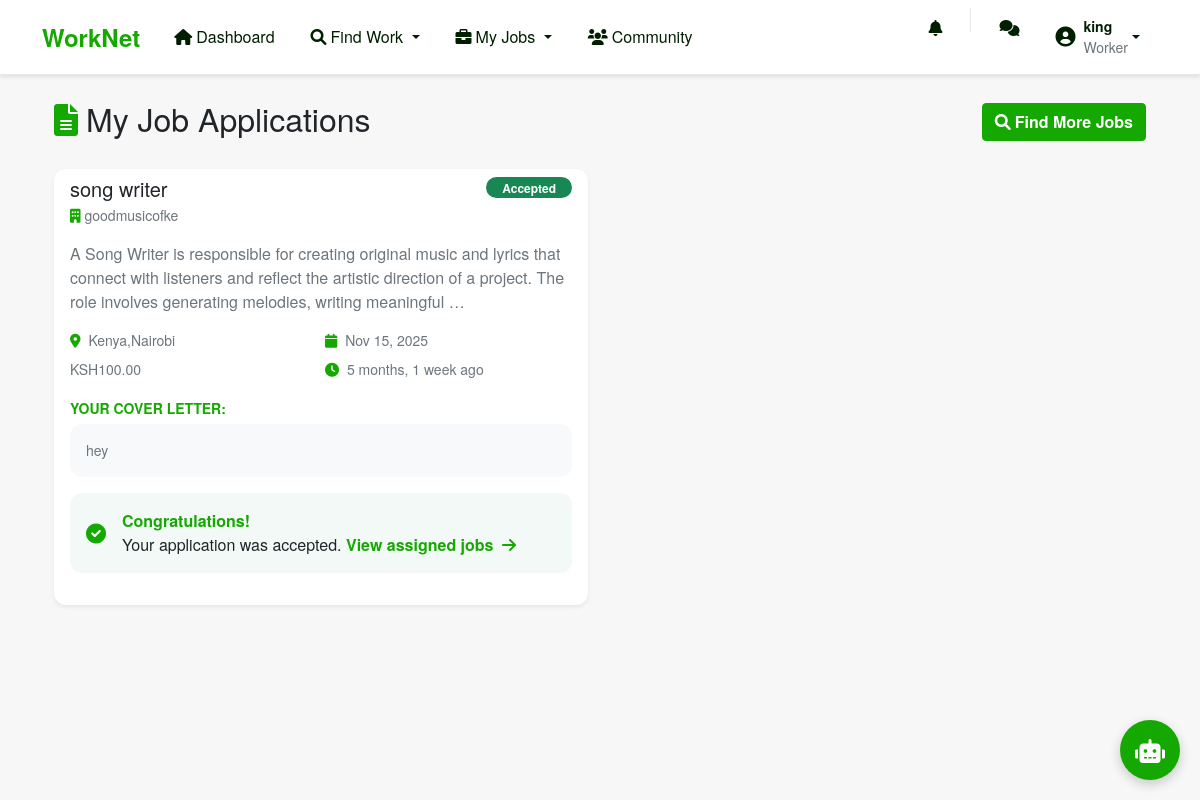
The app's page /jobs/my-applications/ (signed in) with its own data.
### matcher/models.py (models this page shows, shortened)
class WorkerProfile(models.Model):
    USER_TYPES = (
        ('worker', 'Worker'),
        ('employer', 'Employer'),
        ('admin', 'Admin'),
    )
    user = models.OneToOneField(User, on_delete=models.CASCADE)
    user_type = models.CharField(max_length=10, choices=USER_TYPES, default='worker')
    bio = models.TextField(blank=True, default='')
    location = models.CharField(max_length=255, default='Unknown')
    latitude = models.FloatField(null=True, blank=True)
    longitude = models.FloatField(null=True, blank=True)
    skills_description = models.TextField(blank=True, default='')
    extracted_skills = models.ManyToManyField(Skill, through='WorkerSkill', blank=True)
    hourly_rate = models.DecimalField(max_digits=8, decimal_places=2, null=True, blank=True)
    is_approved = models.BooleanField(default=False)
    reliability_score = models.FloatField(default=3.0, validators=[MinValueValidator(0.0), MaxValueValidator(5.0)])
    created_at = models.DateTimeField(auto_now_add=True)
    updated_at = models.DateTimeField(auto_now=True)

class JobApplication(models.Model):
    APPLICATION_STATUS = (
        ('pending', 'Pending'),
        ('accepted', 'Accepted'),
        ('rejected', 'Rejected'),
        ('withdrawn', 'Withdrawn'),
    )
    job = models.ForeignKey(JobRequest, on_delete=models.CASCADE)
    worker = models.ForeignKey(WorkerProfile, on_delete=models.CASCADE)
    status = models.CharField(max_length=20, choices=APPLICATION_STATUS, default='pending')
    cover_letter = models.TextField(blank=True)
    proposed_rate = models.DecimalField(max_digits=8, decimal_places=2, null=True, blank=True)
    applied_at = models.DateTimeField(auto_now_add=True)
    class Meta:
        unique_together = ['job', 'worker']

class JobRequest(models.Model):
    JOB_STATUS = (
        ('open', 'Open'),
        ('in_progress', 'In Progress'),
        ('completed', 'Completed'),
        ('cancelled', 'Cancelled'),
    )
    employer = models.ForeignKey(WorkerProfile, on_delete=models.CASCADE, limit_choices_to={'user_type': 'employer'})
    title = models.CharField(max_length=200)
    description = models.TextField()
    required_skills = models.ManyToManyField(Skill)
    location = models.CharField(max_length=255)
    latitude = models.FloatField(null=True, blank=True)
    longitude = models.FloatField(null=True, blank=True)
    budget = models.DecimalField(max_digits=10, decimal_places=2, null=True, blank=True)
    status = models.CharField(max_length=20, choices=JOB_STATUS, default='open')
    assigned_worker = models.ForeignKey(WorkerProfile, on_delete=models.SET_NULL, null=True, blank=True, related_name='assigned_jobs')
    worker_completion_date = models.DateTimeField(null=True, blank=True)
    employer_approval_date = models.DateTimeField(null=True, blank=True)
    worker_signature = models.TextField(blank=True)
    employer_signature = models.TextField(blank=True)
    completed_successfully = models.BooleanField(default=False)
    created_at = models.DateTimeField(auto_now_add=True)
    updated_at = models.DateTimeField(auto_now=True)

### matcher/views.py (the view)
# urls.py: path('jobs/my-applications/', views.my_applications, name='my_applications'),
@login_required
def my_applications(request):
    if request.user.workerprofile.user_type != 'worker':
        messages.error(request, 'This page is only available for workers.')
        return redirect('dashboard')
    worker = request.user.workerprofile
    applications = JobApplication.objects.filter(worker=worker).select_related('job', 'job__employer__user').order_by('-applied_at')
    return render(request, 'jobs/my_applications.html', {
        'applications': applications
    })

### matcher/templates/jobs/my_applications.html (shortened to what this page needs)
{% extends 'base.html' %}
{% block content %}
<div class="container mt-4">
    <div class="d-flex justify-content-between align-items-center mb-4">
        <h2 class="text-dark">
            <i class="fas fa-file-alt me-2 text-success"></i>My Job Applications
        </h2>
        <a href="{% url 'job_search' %}" class="btn btn-success">
            <i class="fas fa-search me-1"></i>Find More Jobs
        </a>
    </div>
    {% if applications %}
        <div class="row">
            {% for application in applications %}
            <div class="col-md-6 mb-4">
                <div class="card shadow-sm border-0 rounded-3 h-100">
                    <div class="card-header bg-transparent border-0 pb-0">
                        <div class="d-flex justify-content-between align-items-start">
                            <h5 class="card-title text-dark mb-1">
                                <a href="{% url 'job_detail' application.job.id %}" class="text-decoration-none text-dark">
                                    {{ application.job.title }}
                                </a>
                            </h5>
                            <span class="badge
                                {% if application.status == 'accepted' %}bg-success
                                {% elif application.status == 'rejected' %}bg-danger
                                {% else %}bg-warning text-dark{% endif %} rounded-pill px-3">
                                {{ application.status|title }}
                            </span>
                        </div>
                        <p class="text-muted small mb-2">
                            <i class="fas fa-building me-1 text-success"></i>{{ application.job.employer.user.username }}
                        </p>
                    </div>
                    <div class="card-body pt-2">
                        <p class="card-text text-muted mb-3">
                            {{ application.job.description|truncatewords:30 }}
                        </p>
                        <div class="row g-2 small text-muted mb-3">
                            <div class="col-6">
                                <i class="fas fa-map-marker-alt me-1 text-success"></i>
                                {{ application.job.location }}
                            </div>
                            <div class="col-6">
                                <i class="fas fa-calendar me-1 text-success"></i>
                                {{ application.applied_at|date:"M d, Y" }}
                            </div>
                            <div class="col-6">
                                KSH{{ application.job.budget }}
                            </div>
                            <div class="col-6">
                                <i class="fas fa-clock me-1 text-success"></i>
                                {{ application.applied_at|timesince }} ago
                            </div>
                        </div>
                        {% if application.cover_letter %}
                        <div class="mb-3">
                            <strong class="text-success small">YOUR COVER LETTER:</strong>
                            <div class="bg-light rounded-3 p-3 mt-1">
                                <p class="text-muted mb-0 small">{{ application.cover_letter|truncatewords:20 }}</p>
                            </div>
                        </div>
                        {% endif %}
                        {% if application.status == 'accepted' %}
                            <div class="alert alert-success bg-light-success border-0 rounded-3 mt-3">
                                <div class="d-flex align-items-center">
                                    <i class="fas fa-check-circle fa-lg me-3 text-success"></i>
                                    <div>
                                        <strong class="d-block text-success">Congratulations!</strong>
                                        <span class="text-dark">Your application was accepted. </span>
                                        <a href="{% url 'my_assigned_jobs' %}" class="fw-bold text-success text-decoration-none">
                                            View assigned jobs <i class="fas fa-arrow-right ms-1"></i>
                                        </a>
                                    </div>
                                </div>
                            </div>
                        {% endif %}
                    </div>
                </div>
            </div>
            {% endfor %}
        </div>
    {% endif %}
</div>
{% endblock %}

### matcher/templates/base.html (shortened to what this page needs)
<!DOCTYPE html>
<html lang="en">
<head>
    <link href="https://cdn.jsdelivr.net/npm/bootstrap@5.1.3/dist/css/bootstrap.min.css" rel="stylesheet">
    <link rel="stylesheet" href="https://cdnjs.cloudflare.com/ajax/libs/font-awesome/6.0.0/css/all.min.css">
</head>
<body>
    <nav class="navbar navbar-expand-lg navbar-light">
        <div class="container">
            <a class="navbar-brand" href="{% url 'dashboard' %}">
                WorkNet
            </a>
            {% if user.is_authenticated %}
            <div class="collapse navbar-collapse" id="navbarNav">
                {% if user.workerprofile.user_type == 'worker' %}
                <ul class="navbar-nav me-auto">
                    <li class="nav-item">
                        <a class="nav-link" href="{% url 'dashboard' %}">
                            <i class="fas fa-home me-1"></i>Dashboard
                        </a>
                    </li>
                    <li class="nav-item dropdown">
                        <a class="nav-link dropdown-toggle" href="#" role="button" data-bs-toggle="dropdown">
                            <i class="fas fa-search me-1"></i>Find Work
                        </a>
                    </li>
                    <li class="nav-item dropdown">
                        <a class="nav-link dropdown-toggle" href="#" role="button" data-bs-toggle="dropdown">
                            <i class="fas fa-briefcase me-1"></i>My Jobs
                        </a>
                    </li>
                    <li class="nav-item">
                        <a class="nav-link" href="{% url 'worker_directory' %}">
                            <i class="fas fa-users me-1"></i>Community
                        </a>
                    </li>
                </ul>
                {% endif %}
                <ul class="navbar-nav ms-auto">
                    <li class="nav-item">
                        <a class="nav-link position-relative" href="{% url 'notifications' %}">
                            <i class="fas fa-bell"></i>
                        </a>
                    </li>
                    <li class="nav-item">
                        <a class="nav-link" href="{% url 'chatbot' %}">
                            <i class="fas fa-comments"></i>
                        </a>
                    </li>
                    <li class="nav-item dropdown">
                        <a class="nav-link dropdown-toggle d-flex align-items-center" href="#" role="button" data-bs-toggle="dropdown">
                            <div class="d-flex align-items-center">
                                <i class="fas fa-user-circle me-2 fs-5"></i>
                                <div class="d-none d-md-block text-start">
                                    <div class="small fw-bold">{{ user.username }}</div>
                                    <div class="small text-muted">{{ user.workerprofile.get_user_type_display }}</div>
                                </div>
                            </div>
                        </a>
                    </li>
                </ul>
            </div>
            {% endif %}
        </div>
    </nav>
    <main class="container mt-4">
        {% block content %}
        {% endblock %}
    </main>
    {% if user.is_authenticated %}
    <div class="chatbot-container">
        <button class="chatbot-btn" onclick="toggleChat()">
            <i class="fas fa-robot"></i>
        </button>
    </div>
    {% endif %}
</body>
</html>

### matcher/templates/base.html (style rules this page uses)
:root { --upwork-green: #14a800; --upwork-dark: #001e00; --upwork-light: #108a00; --upwork-gray: #5e6d55; --upwork-bg: #f7f7f7; }
body { background-color: var(--upwork-bg); font-family: 'Helvetica Neue', Arial, sans-serif; }
.navbar { background: white !important; box-shadow: 0 2px 4px rgba(0,0,0,0.1); border-bottom: 1px solid #e4ebe4; }
.navbar-brand { color: var(--upwork-green) !important; font-weight: 700; font-size: 1.5rem; }
.nav-link { color: var(--upwork-dark) !important; font-weight: 500; padding: 0.5rem 1rem !important; border-radius: 20px; margin: 0 2px; transition: all 0.3s ease; }
.btn-success { background-color: var(--upwork-green); border-color: var(--upwork-green); font-weight: 600; }
.card { border: 1px solid #e4ebe4; border-radius: 8px; box-shadow: 0 1px 3px rgba(0,0,0,0.1); transition: all 0.3s ease; }
.text-success { color: var(--upwork-green) !important; }
.alert-success { background-color: #e8f5e8; border-color: var(--upwork-green); color: var(--upwork-dark); }
.chatbot-container { position: fixed; bottom: 20px; right: 20px; z-index: 1000; }
.chatbot-btn { width: 60px; height: 60px; border-radius: 50%; background: var(--upwork-green); color: white; border: none; box-shadow: 0 4px 12px rgba(0,0,0,0.2); font-size: 1.5em; transition: all 0.3s ease; }

### matcher/templates/jobs/my_applications.html (style rules this page uses)
.card { transition: transform 0.2s ease-in-out, box-shadow 0.2s ease-in-out; }
.rounded-3 { border-radius: 12px !important; }
.bg-light-success { background-color: rgba(25, 135, 84, 0.05) !important; }
.bg-light { background-color: #f8f9fa !important; }

### records on screen
JobApplication: job "song writer", status "Accepted", job.employer.user.username "goodmusicofke", job.description "A Song Writer is responsible for creating original music and lyrics that connect with listeners and reflect the artistic direction of a project. The role involves generating melodies, writing meaningful …", job.location "Kenya,Nairobi", applied_at "Nov 15, 2025", job.budget "100.00", applied_at "5 months, 1 week", cover_letter "hey", shows "Congratulations!"

### other values on screen
{{ user.username }} "king"
{{ user.workerprofile.get_user_type_display }} "Worker"
